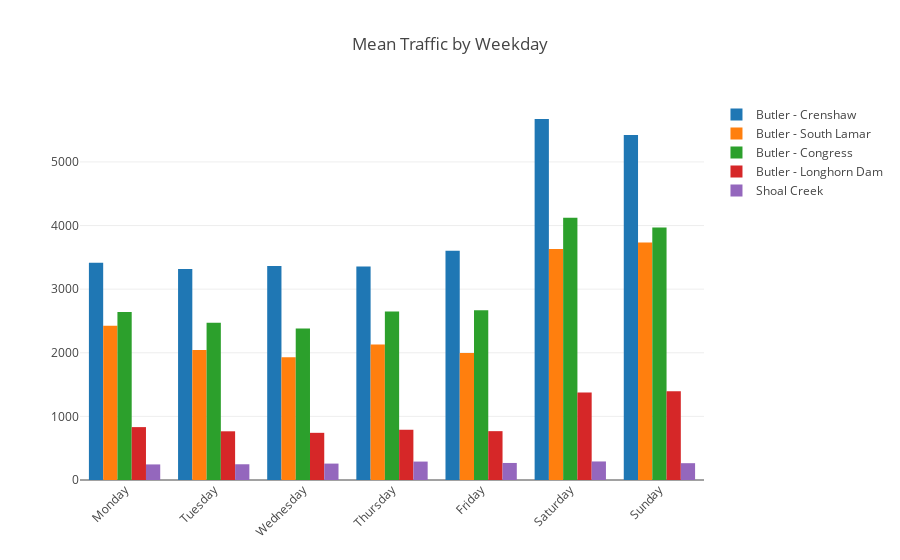

Notebook source saved alongside this figure:
### Code cell
x = ['Monday', 'Tuesday', 'Wednesday', 'Thursday', 'Friday', 'Saturday', 'Sunday']

trace1 = go.Bar(x=x, y=week_df['Butler Trail - Crenshaw Bridge PC Urban Trail'], name='Butler - Crenshaw')
trace2 = go.Bar(x=x, y=week_df['Butler Trail - South Lamar PC Urban Trail'], name='Butler - South Lamar')
trace3 = go.Bar(x=x, y=week_df['Butler Trail - North Congress PC Urban Trail'], name='Butler - Congress')
trace4 = go.Bar(x=x, y=week_df['Butler Trail - Longhorn Dam PC Urban Trail'], name='Butler - Longhorn Dam')
trace5 = go.Bar(x=x, y=week_df['Shoal Creek Solar Trail PC Urban Trail ped/bike'], name='Shoal Creek')

data = [trace1, trace2, trace3, trace4, trace5]
layout = go.Layout(xaxis=dict(tickangle=-45), barmode='group', title='Mean Traffic by Weekday')

fig = go.Figure(data=data, layout=layout)
iplot(fig)

### Figure 1 — Plotly figure (JSON) as saved in the notebook; plotly's stock layout.template omitted (floating-point values rounded to 4 significant figures)
{"data": [{"name": "Butler - Crenshaw", "type": "bar", "uid": "febc3d46-3041-47ac-b42b-ef2ce95fd3e0", "x": ["Monday", "Tuesday", "Wednesday", "Thursday", "Friday", "Saturday", "Sunday"], "y": [3416.0, 3316.0, 3365.0, 3355.0, 3603.0, 5675.0, 5425.0]}, {"name": "Butler - South Lamar", "type": "bar", "uid": "f574277c-0941-4f36-91dd-7dae4ad8bb68", "x": ["Monday", "Tuesday", "Wednesday", "Thursday", "Friday", "Saturday", "Sunday"], "y": [2425.0, 2044.0, 1929.0, 2129.0, 1997.0, 3632.0, 3735.0]}, {"name": "Butler - Congress", "type": "bar", "uid": "caff11d2-029f-4d63-9b14-60edd501628f", "x": ["Monday", "Tuesday", "Wednesday", "Thursday", "Friday", "Saturday", "Sunday"], "y": [2639.0, 2473.0, 2380.0, 2649.0, 2667.0, 4122, 3969.0]}, {"name": "Butler - Longhorn Dam", "type": "bar", "uid": "a8bddbef-c653-40e5-ad0c-c8b13ae79876", "x": ["Monday", "Tuesday", "Wednesday", "Thursday", "Friday", "Saturday", "Sunday"], "y": [831.5, 765.6, 741.7, 789.9, 767.8, 1377.0, 1396.0]}, {"name": "Shoal Creek", "type": "bar", "uid": "e536449e-5ab5-4126-8daa-fc826588d554", "x": ["Monday", "Tuesday", "Wednesday", "Thursday", "Friday", "Saturday", "Sunday"], "y": [244.9, 247.5, 258.1, 289.8, 267.9, 291.5, 264.3]}], "layout": {"barmode": "group", "title": {"text": "Mean Traffic by Weekday"}, "xaxis": {"tickangle": -45}}}
